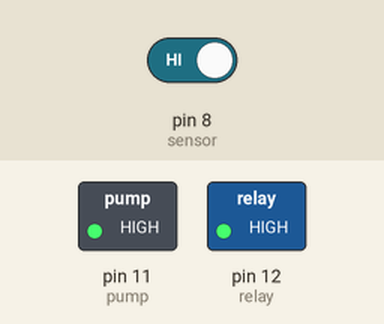
The sketch below on a simulated Arduino Uno, built with avr-gcc and run on an emulated ATmega328P. Parts: switched loads named in the sketch (green lamp = pin HIGH). The inputs (shaded band) are chosen by the test bench; at power-on: pin 8 (sensor) HIGH.

Above: at 2.8 s.
2.9 s: pin 8 (sensor) driven LOW
At 4.2 s:
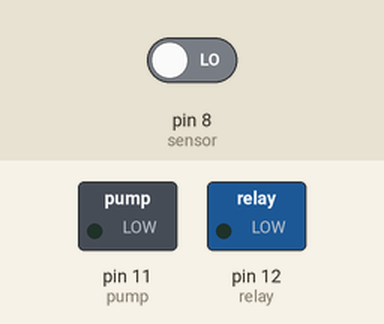
4.5 s: pin 8 (sensor) driven HIGH
At 5.8 s:
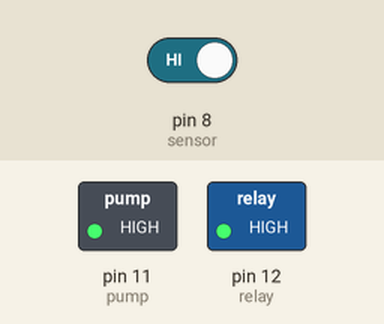
Timing chart, 0 to 7.5 s (numbered marks = the images above; inputs shaded):
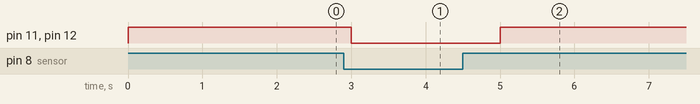

The sketch:

13_Science_Fair_First_Code-original.ino
```cpp
int pump = 11;
int sensor = 8;
int relay = 12;
int val;

void setup(){
  pinMode(pump, OUTPUT);
  pinMode(relay, OUTPUT);
  pinMode(sensor, INPUT);
}
void loop() {
  val = digitalRead(sensor);
  if (val == LOW) {
    digitalWrite(pump,LOW);
    digitalWrite(relay,LOW);
  }
  else {
    digitalWrite(pump, HIGH);
    digitalWrite(relay, HIGH);
  }
  delay(1000);
}
```

Measured:
- after the input at 2.9 s, pin 11 (pump), pin 12 (relay): HIGH → LOW after 0.10 s
- after the input at 4.5 s, pin 11 (pump), pin 12 (relay): LOW → HIGH after 0.50 s
